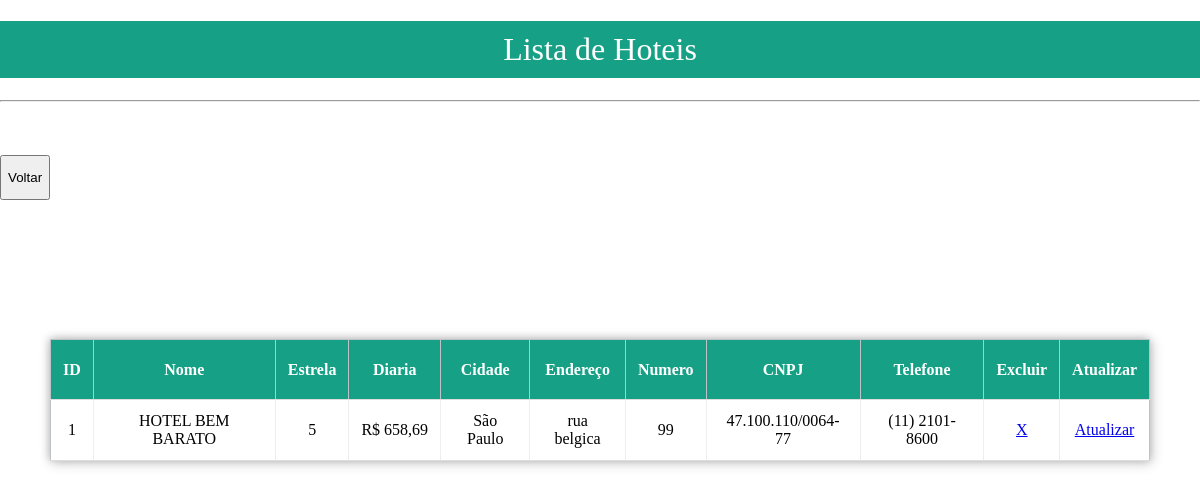
The app's page /lista, older data.
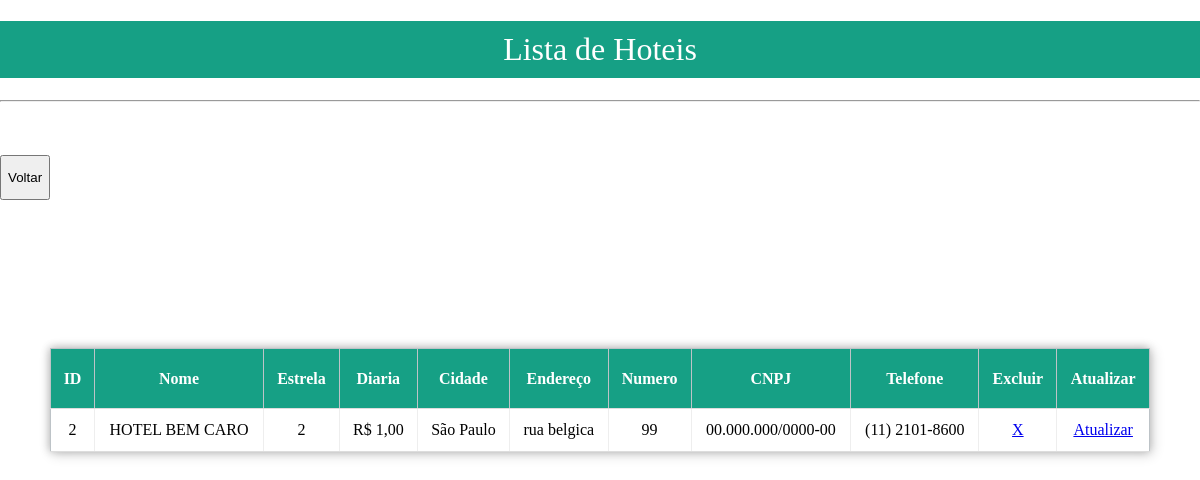
The same page, newer data.
### app.py (models this page shows, shortened)
class HotelModel (banco.Model):
    __tablename__ = 'hoteis'
    hotel_id = banco.Column(banco.Integer, primary_key=True, autoincrement=True)
    nome = banco.Column(banco.String(80), nullable=False)
    estrela = banco.Column(banco.String(4), nullable=False)
    diaria = banco.Column(banco.String(10), nullable=False)
    cidade = banco.Column(banco.String(80), nullable=False)
    endereco = banco.Column(banco.String(100), nullable=False)
    numero = banco.Column(banco.Integer, nullable=False)
    cnpj = banco.Column(banco.String(18), unique=True)
    telefone_contato = banco.Column(banco.String(15), nullable=False)

### app.py (the view)
@app.route("/lista")
def lista():
    hotel = HotelModel.query.all()
    return render_template("lista.html", hotel=hotel)

### templates/lista.html (shortened to what this page needs)
<!DOCTYPE html>
<html>
<head>
     <link rel="stylesheet" href="{{ url_for('static', filename='css/stylelista.css') }}">
</head>
<body>
<h1>Lista de Hoteis</h1>
<hr>
<table border="1">
    <tr id="header">
        <th>ID</th>
        <th>Nome</th>
        <th>Estrela</th>
        <th>Diaria</th>
        <th>Cidade</th>
        <th>Endereço</th>
        <th>Numero</th>
        <th>CNPJ</th>
        <th>Telefone</th>
        <th>Excluir</th>
        <th>Atualizar</th>
    </tr>
    {% for hoteis in hotel %}
    <tr id="dados">
        <td>{{ hoteis.hotel_id }}</td>
        <td>{{ hoteis.nome }}</td>
        <td>{{ hoteis.estrela }}</td>
        <td>{{ hoteis.diaria }}</td>
        <td>{{ hoteis.cidade }}</td>
        <td>{{ hoteis.endereco }}</td>
        <td>{{ hoteis.numero }}</td>
        <td>{{ hoteis.cnpj}}</td>
        <td>{{ hoteis.telefone_contato}}</td>
        <td><a href="/excluir/{{ hoteis.hotel_id }}" id="excluir">X</a></td>
        <td><a href="/atualizar/{{hoteis.hotel_id }}" id="atualizar">Atualizar</a></td>
    </tr>
    {% endfor %}
</table>
<button onclick="location.href = 'http://127.0.0.1:5000/';" class="button">Voltar</button>
</body>
</html>

### static/css/stylelista.css (style rules this page uses)
body { padding: 0; margin: 0; font-size: Verdana, Geneva, Tahoma, sans-serif; }
table { position: absolute; left: 50%; top: 50%; transform: translate(-50%, -50%); border-collapse: collapse; width: 1100px; height: 100px; border: 1px solid #bdc3c7; box-shadow: 2px 2px 12px rgba(0, 0, 0, 0.2), -1px -1px 8px rgba(0, 0, 0, 0.2); }
tr { transition: all .2s ease-in; text-align: left; border-bottom: 1px solid #ddd; }
tr#dados { border: none; transition: all .2s ease-in; text-align: left; border-bottom: 1px solid #ddd; }
th,td { padding: 12px; text-align: center; border-bottom: 1px solid #ddd; }
#header { background-color: #16a085; color: #fff; height: 60px; }
h1 { font-weight: 500; text-align: center; background-color: #16a085; color: #fff; padding: 10px 0px; }
.button { height: 45px; margin: 45px 0; }

Row changes from the older to the newer data that the page shows:
removed HotelModel: hotel_id "1", nome "HOTEL BEM BARATO", estrela "5", diaria "R$ 658,69", cidade "São Paulo", endereco "rua belgica", numero "99", cnpj "47.100.110/0064-77", telefone_contato "(11) 2101-8600"
added HotelModel: hotel_id "2", nome "HOTEL BEM CARO", estrela "2", diaria "R$ 1,00", cidade "São Paulo", endereco "rua belgica", numero "99", cnpj "00.000.000/0000-00", telefone_contato "(11) 2101-8600"
